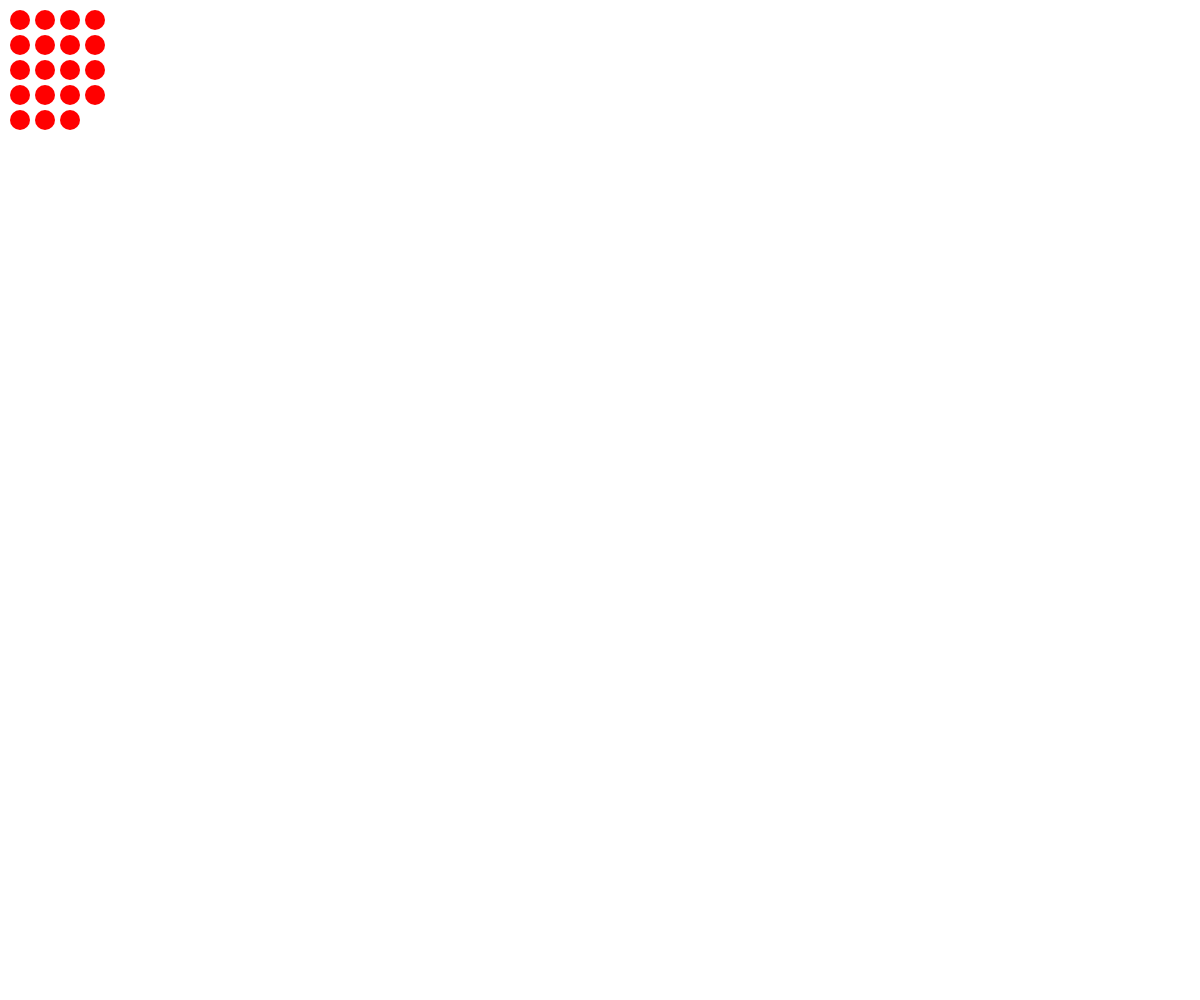
Frame 1 (no input)
Frame 60 (no input): identical to frame 1, image omitted
Frame 120 (the mouse pressed at the canvas centre since frame 60): identical to frame 1, image omitted

The p5.js sketch that drew this single still picture (run headless with seeded random() and noise() and a simulated clock; from frame 60 on, the mouse is pressed at the canvas centre):

// p5.js sketch
// ── sketch.js
function setup() {
  createCanvas(windowWidth, windowHeight);
  startPos = new Pos(20, 20)
  var p = new Party("text", 19, "#ff0000", startPos);
  p.show();
}

function draw() {

}

var Pos = function(x, y) {
  this.x = x;
  this.y = y;
}

// ── parliament.js
var Parliament = function(parties, startingPosGov, startingPosOO) {
  this.parties = parties;
  this.startingPosGov = startingPosGov;
  this.startingPosOO = startingPosOO;
  this.nextPosGov = startingPosGov;
  this.nextPosOO = startingPosOO;
  this.uoParties = [];
  this.crossBenchers = [];
  this.showParliament = function() {
    for (let i = 0; i < parties.length; i++) {
      if (parties[i].partyType == "gov") {
        this.nextPosGov = parties[i].show(this.nextPosGov);
        this.govMargin = parties[i].margin;
      }
      if (parties[i].partyType == "oo") {
        this.nextPosOO = parties[i].show(this.nextPosOO);
        this.ooMargin = parties[i].margin;
      }
      if (parties[i].partyType == "uo") {
        this.uoParties.push(parties[i]);
      }
      if (parties[i].partyType == "cross") {
        this.crossBenchers.push(parties[i]);
        this.crossMargin = parties[i].margin
        console.log(this.crossMargin);
      }
    }
    this.nextPosUO = new Pos(this.startingPosOO.x, this.nextPosOO.y +
      (offset + 20));
    for (let i = 0; i < this.uoParties.length; i++) {
      this.nextPosUO = this.uoParties[i].show(this.nextPosUO);
    }
    this.nextPosCross = new Pos(this.crossMargin.start, this.nextPosUO.y +
      50);
    for (let i = 0; i < this.crossBenchers.length; i++) {
      console.log(this.nextPosCross);
      this.nextPosCross = this.crossBenchers[i].show(this.nextPosCross);
    }
    this.drawSpeaker();
  }
  this.drawSpeaker = function() {
    let x = (this.govMargin.end + this.ooMargin.end) / 2;
    fill("#000000");
    stroke("#c6bf39");
    strokeWeight(2);
    ellipse(x, 20, 20, 20)
  }
}

// ── party.js
var offset = 25;
var margin = 100;

var Party = function(name, members, c, pos, partyType) {
  this.name = name;
  this.members = members;
  this.color = color;
  this.startx = pos.x;
  this.starty = pos.y;
  this.nextx = this.startx
  this.nexty = this.starty
  this.c = color(c);
  this.partyType = partyType;

  this.show = function() {
    noStroke();
    fill(this.c);
    for (var i = 0; i < this.members; i++) {
      ellipse(this.nextx, this.nexty, 20, 20)
      this.nextx += offset;
      if (this.nextx >= margin) {
        this.nextx = this.startx;
        this.nexty += offset;
      }
    }
    return (new Pos(this.nextx, this.nexty));
  }

}
